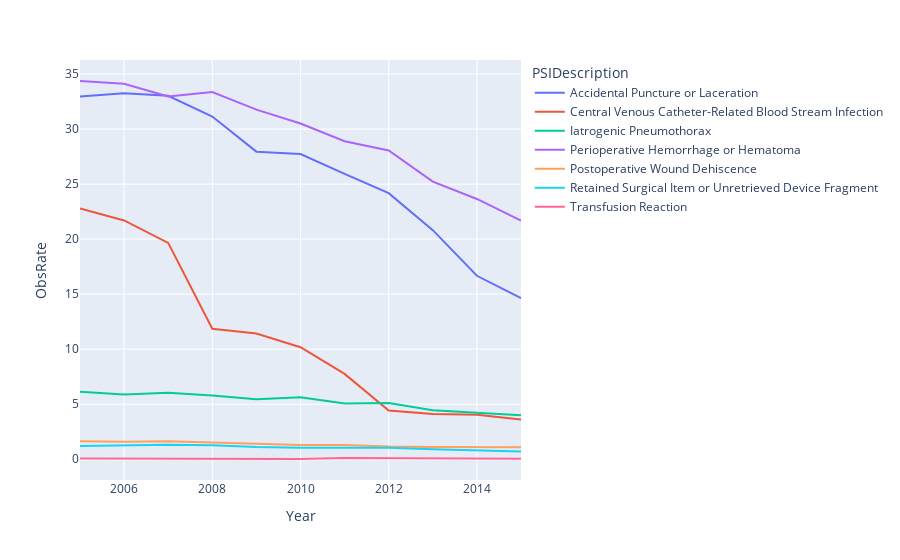

Notebook code cell kept with this figure:
### Code cell
PSI = df_statewide.groupby(['Year','PSI','PSIDescription'])[['ObsRate']].sum() \
                    .reset_index() \
                    .sort_values(['PSIDescription','Year'])

px.line(PSI, x = 'Year', y = 'ObsRate',color ='PSIDescription')

### Figure 1 — Plotly figure (JSON) as saved in the notebook; plotly's stock layout.template omitted (floating-point values rounded to 4 significant figures)
{"data": [{"hovertemplate": "PSIDescription=Accidental Puncture or Laceration<br>Year=%{x}<br>ObsRate=%{y}<extra></extra>", "legendgroup": "Accidental Puncture or Laceration", "line": {"color": "#636efa", "dash": "solid"}, "marker": {"symbol": "circle"}, "mode": "lines", "name": "Accidental Puncture or Laceration", "orientation": "v", "showlegend": true, "type": "scatter", "x": [2005, 2006, 2007, 2008, 2009, 2010, 2011, 2012, 2013, 2014, 2015], "xaxis": "x", "y": [32.96, 33.26, 33.03, 31.14, 27.95, 27.73, 25.93, 24.18, 20.82, 16.67, 14.65], "yaxis": "y"}, {"hovertemplate": "PSIDescription=Central Venous Catheter-Related Blood Stream Infection<br>Year=%{x}<br>ObsRate=%{y}<extra></extra>", "legendgroup": "Central Venous Catheter-Related Blood Stream Infection", "line": {"color": "#EF553B", "dash": "solid"}, "marker": {"symbol": "circle"}, "mode": "lines", "name": "Central Venous Catheter-Related Blood Stream Infection", "orientation": "v", "showlegend": true, "type": "scatter", "x": [2005, 2006, 2007, 2008, 2009, 2010, 2011, 2012, 2013, 2014, 2015], "xaxis": "x", "y": [22.78, 21.7, 19.66, 11.85, 11.42, 10.18, 7.75, 4.43, 4.1, 4.05, 3.61], "yaxis": "y"}, {"hovertemplate": "PSIDescription=Iatrogenic Pneumothorax<br>Year=%{x}<br>ObsRate=%{y}<extra></extra>", "legendgroup": "Iatrogenic Pneumothorax", "line": {"color": "#00cc96", "dash": "solid"}, "marker": {"symbol": "circle"}, "mode": "lines", "name": "Iatrogenic Pneumothorax", "orientation": "v", "showlegend": true, "type": "scatter", "x": [2005, 2006, 2007, 2008, 2009, 2010, 2011, 2012, 2013, 2014, 2015], "xaxis": "x", "y": [6.13, 5.88, 6.04, 5.8, 5.46, 5.64, 5.07, 5.1, 4.44, 4.19, 4], "yaxis": "y"}, {"hovertemplate": "PSIDescription=Perioperative Hemorrhage or Hematoma<br>Year=%{x}<br>ObsRate=%{y}<extra></extra>", "legendgroup": "Perioperative Hemorrhage or Hematoma", "line": {"color": "#ab63fa", "dash": "solid"}, "marker": {"symbol": "circle"}, "mode": "lines", "name": "Perioperative Hemorrhage or Hematoma", "orientation": "v", "showlegend": true, "type": "scatter", "x": [2005, 2006, 2007, 2008, 2009, 2010, 2011, 2012, 2013, 2014, 2015], "xaxis": "x", "y": [34.37, 34.12, 32.97, 33.37, 31.77, 30.51, 28.9, 28.05, 25.23, 23.65, 21.68], "yaxis": "y"}, {"hovertemplate": "PSIDescription=Postoperative Wound Dehiscence<br>Year=%{x}<br>ObsRate=%{y}<extra></extra>", "legendgroup": "Postoperative Wound Dehiscence", "line": {"color": "#FFA15A", "dash": "solid"}, "marker": {"symbol": "circle"}, "mode": "lines", "name": "Postoperative Wound Dehiscence", "orientation": "v", "showlegend": true, "type": "scatter", "x": [2005, 2006, 2007, 2008, 2009, 2010, 2011, 2012, 2013, 2014, 2015], "xaxis": "x", "y": [1.63, 1.59, 1.64, 1.53, 1.41, 1.3, 1.29, 1.16, 1.12, 1.09, 1.08], "yaxis": "y"}, {"hovertemplate": "PSIDescription=Retained Surgical Item or Unretrieved Device Fragment<br>Year=%{x}<br>ObsRate=%{y}<extra></extra>", "legendgroup": "Retained Surgical Item or Unretrieved Device Fragment", "line": {"color": "#19d3f3", "dash": "solid"}, "marker": {"symbol": "circle"}, "mode": "lines", "name": "Retained Surgical Item or Unretrieved Device Fragment", "orientation": "v", "showlegend": true, "type": "scatter", "x": [2005, 2006, 2007, 2008, 2009, 2010, 2011, 2012, 2013, 2014, 2015], "xaxis": "x", "y": [1.21, 1.28, 1.31, 1.27, 1.11, 1.04, 1.07, 1.04, 0.9, 0.81, 0.71], "yaxis": "y"}, {"hovertemplate": "PSIDescription=Transfusion Reaction<br>Year=%{x}<br>ObsRate=%{y}<extra></extra>", "legendgroup": "Transfusion Reaction", "line": {"color": "#FF6692", "dash": "solid"}, "marker": {"symbol": "circle"}, "mode": "lines", "name": "Transfusion Reaction", "orientation": "v", "showlegend": true, "type": "scatter", "x": [2005, 2006, 2007, 2008, 2009, 2010, 2011, 2012, 2013, 2014, 2015], "xaxis": "x", "y": [0.07, 0.07, 0.05, 0.04, 0.03, 0.02, 0.11, 0.1, 0.05, 0.05, 0.04], "yaxis": "y"}], "layout": {"legend": {"title": {"text": "PSIDescription"}, "tracegroupgap": 0}, "margin": {"t": 60}, "xaxis": {"anchor": "y", "domain": [0, 1], "title": {"text": "Year"}}, "yaxis": {"anchor": "x", "domain": [0, 1], "title": {"text": "ObsRate"}}}}
